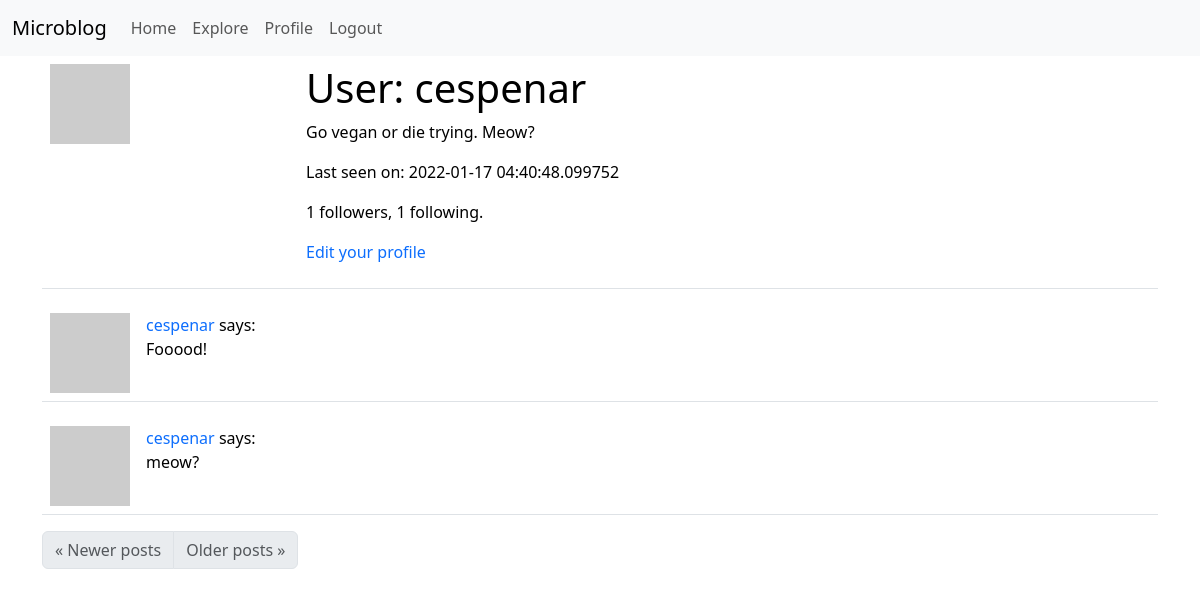
The page /user/cespenar (signed in) on the database as committed earlier.
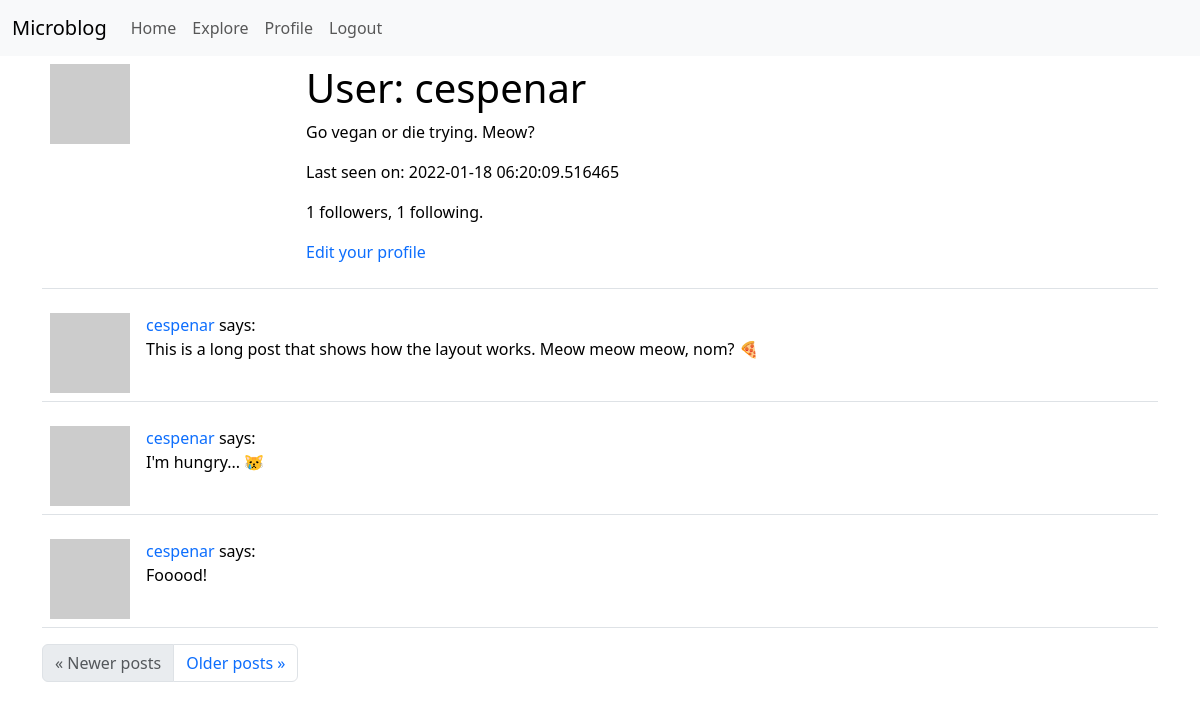
The same page on the database as committed later.
### app/models.py (models this page shows, shortened)
class User(UserMixin, db.Model):
    id = db.Column(db.Integer, primary_key=True)
    username = db.Column(db.String(64), index=True, unique=True)
    email = db.Column(db.String(120), index=True, unique=True)
    password_hash = db.Column(db.String(128))
    posts = db.relationship('Post', backref='author', lazy='dynamic')
    about_me = db.Column(db.String(140))
    last_seen = db.Column(db.DateTime, default=datetime.utcnow)
    followed = db.relationship(
        'User',
        secondary=followers,
        primaryjoin=(followers.c.follower_id == id),
        secondaryjoin=(followers.c.followed_id == id),
        backref=db.backref('followers', lazy='dynamic'),
        lazy='dynamic'
    )
    def avatar(self, size):
        digest = md5(self.email.lower().encode('utf-8')).hexdigest()
        return f'https://www.gravatar.com/avatar/{digest}?d=identicon&s={size}'

class Post(db.Model):
    id = db.Column(db.Integer, primary_key=True)
    body = db.Column(db.String(140))
    timestamp = db.Column(db.DateTime, index=True, default=datetime.utcnow)
    user_id = db.Column(db.Integer, db.ForeignKey('user.id'))

### app/routes.py (the view)
@app.route('/user/<username>')
@login_required
def user(username):
    user = User.query.filter_by(username=username).first_or_404()
    page = request.args.get('page', 1, type=int)
    posts = user.posts.order_by(Post.timestamp.desc()).paginate(
        page, app.config['POSTS_PER_PAGE'], False)
    next_url = url_for('user', username=user.username,
                       page=posts.next_num) if posts.has_next else None
    prev_url = url_for('user', username=user.username,
                       page=posts.prev_num) if posts.has_prev else None
    form = EmptyForm()
    return render_template('user.html', user=user, posts=posts.items,
                           next_url=next_url, prev_url=prev_url, form=form)

### app/models.py (called while the page is built)
@login.user_loader
def load_user(id):
    return User.query.get(int(id))

### app/routes.py (called while the page is built)
@app.before_request
def before_request():
    if current_user.is_authenticated:
        current_user.last_seen = datetime.utcnow()
        db.session.commit()

### app/templates/user.html (shortened to what this page needs)
{% extends "base.html" %}
{% block app_content %}
    <table class="table table-hover">
        <tr>
            <td style="width: 256px"><img src="{{ user.avatar(256) }}" alt="User avatar"></td>
            <td>
                <h1>User: {{ user.username }}</h1>
                {% if user.about_me %}<p>{{ user.about_me }}</p>{% endif %}
                {% if user.last_seen %}
                    <p>Last seen on: {{ user.last_seen }}</p>
                {% endif %}
                <p>
                    {{ user.followers.count() }} followers, {{ user.followed.count() }} following.
                </p>
                {% if user == current_user %}
                    <p>
                        <a href="{{ url_for('edit_profile') }}">Edit your
                        profile</a>
                    </p>
                {% endif %}
            </td>
        </tr>
    </table>
    {% for post in posts %}
        {% include "_post.html" %}
    {% endfor %}
    <nav aria-label="...">
        <ul class="pagination">
            <li class="page-item{% if not prev_url %} disabled{% endif %}">
                <a class="page-link" href="{{ prev_url or '#' }}"
                   aria-label="Previous">
                    <span aria-hidden="true">&laquo;</span> Newer posts
                </a>
            </li>
            <li class="page-item{% if not next_url %} disabled{% endif %}">
                <a class="page-link" href="{{ next_url or '#' }}"
                   aria-label="Next">
                    <span aria-hidden="true">Older posts </span>&raquo;
                </a>
            </li>
        </ul>
    </nav>
{% endblock %}

### app/templates/base.html (shortened to what this page needs)
<!doctype html>
<html lang="en">
<head>
    {% block head %}
        {% block styles %}
            {{ bootstrap.load_css() }}
        {% endblock %}
        <link rel="stylesheet"
              href="https://cdn.jsdelivr.net/npm/bootstrap-icons@1.7.2/font/bootstrap-icons.css">
    {% endblock %}
</head>
<body>
<nav class="navbar navbar-expand-lg navbar-light bg-light">
    <div class="container-fluid">
        <a class="navbar-brand" href="{{ url_for('index') }}">Microblog</a>
        <div class="collapse navbar-collapse" id="navbarNavAltMarkup">
            <div class="navbar-nav">
                <a class="nav-link" aria-current="page"
                   href="{{ url_for('index') }}">Home</a>
                <a class="nav-link"
                   href="{{ url_for('explore') }}">Explore</a>
                {% if current_user.is_anonymous %}
                    <a class="nav-link"
                       href="{{ url_for('login') }}">Login</a>
                {% else %}
                    <a class="nav-link"
                       href="{{ url_for('user', username=current_user.username) }}">Profile</a>
                    <a class="nav-link"
                       href="{{ url_for('logout') }}">Logout</a>
                {% endif %}
            </div>
        </div>
    </div>
</nav>
<div class="container">
    {% block app_content %} {% endblock %}
</div>
</body>
</html>

### app/templates/_post.html
<table class="table table-hover">
    <tr>
        <td style="width: 70px">
            <a href="{{ url_for('user', username=post.author.username) }}">
                <img src="{{ post.author.avatar(70) }}" alt="User avatar">
            </a>
        </td>
        <td>
            <a href="{{ url_for('user', username=post.author.username) }}">
                {{ post.author.username }}
            </a>
            says:
            <br>
            {{ post.body }}
        </td>
    </tr>
</table>

### app/templates/base.html (style rules this page uses)
a { text-decoration: none; }

Rows that differ between the two databases and show on the page:
no longer on this page (row unchanged): Post: author.username "cespenar", body "meow?"
changed User "cespenar": last_seen "2022-01-17 04:40:48.099752" → "2022-01-18 06:20:09.516465"
added Post: author.username "cespenar", body "This is a long post that shows how the layout works. Meow meow meow, nom? 🍕"
added Post: author.username "cespenar", body "I'm hungry... 😿"
